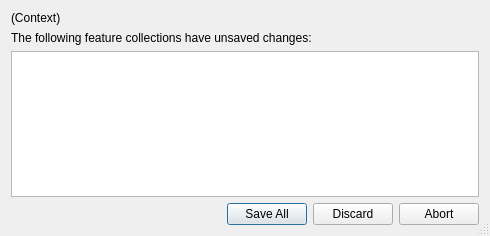
<?xml version="1.0" encoding="UTF-8"?>
<ui version="4.0">
 <class>UnsavedChangesWarningDialog</class>
 <widget class="QDialog" name="UnsavedChangesWarningDialog">
  <property name="geometry">
   <rect>
    <x>0</x>
    <y>0</y>
    <width>490</width>
    <height>236</height>
   </rect>
  </property>
  <property name="windowTitle">
   <string>Unsaved Changes</string>
  </property>
  <property name="windowIcon">
   <iconset resource="../qt-resources/qt_resources.qrc">
    <normaloff>:/gnome_dialog_warning_16.png</normaloff>:/gnome_dialog_warning_16.png</iconset>
  </property>
  <property name="sizeGripEnabled">
   <bool>true</bool>
  </property>
  <property name="modal">
   <bool>true</bool>
  </property>
  <layout class="QVBoxLayout" name="verticalLayout_2">
   <item>
    <widget class="QLabel" name="label_context">
     <property name="text">
      <string>(Context)</string>
     </property>
     <property name="wordWrap">
      <bool>true</bool>
     </property>
    </widget>
   </item>
   <item>
    <widget class="QWidget" name="unsaved_feature_collections_widget" native="true">
     <layout class="QVBoxLayout" name="verticalLayout">
      <property name="spacing">
       <number>6</number>
      </property>
      <property name="margin">
       <number>0</number>
      </property>
      <item>
       <widget class="QLabel" name="label_the_following">
        <property name="text">
         <string>The following feature collections have unsaved changes:</string>
        </property>
       </widget>
      </item>
      <item>
       <widget class="QListWidget" name="list_files">
        <property name="alternatingRowColors">
         <bool>false</bool>
        </property>
        <property name="selectionMode">
         <enum>QAbstractItemView::NoSelection</enum>
        </property>
        <property name="isWrapping" stdset="0">
         <bool>false</bool>
        </property>
        <property name="resizeMode">
         <enum>QListView::Adjust</enum>
        </property>
        <property name="wordWrap">
         <bool>false</bool>
        </property>
        <property name="selectionRectVisible">
         <bool>false</bool>
        </property>
       </widget>
      </item>
     </layout>
     <zorder>list_files</zorder>
     <zorder>label_the_following</zorder>
     <zorder>list_files</zorder>
     <zorder>label_the_following</zorder>
    </widget>
   </item>
   <item>
    <widget class="QDialogButtonBox" name="buttonbox">
     <property name="sizePolicy">
      <sizepolicy hsizetype="MinimumExpanding" vsizetype="Fixed">
       <horstretch>0</horstretch>
       <verstretch>0</verstretch>
      </sizepolicy>
     </property>
     <property name="orientation">
      <enum>Qt::Horizontal</enum>
     </property>
     <property name="standardButtons">
      <set>QDialogButtonBox::Abort|QDialogButtonBox::Discard|QDialogButtonBox::SaveAll</set>
     </property>
    </widget>
   </item>
  </layout>
 </widget>
 <resources>
  <include location="../qt-resources/qt_resources.qrc"/>
 </resources>
 <connections>
  <connection>
   <sender>buttonbox</sender>
   <signal>accepted()</signal>
   <receiver>UnsavedChangesWarningDialog</receiver>
   <slot>accept()</slot>
   <hints>
    <hint type="sourcelabel">
     <x>248</x>
     <y>254</y>
    </hint>
    <hint type="destinationlabel">
     <x>157</x>
     <y>274</y>
    </hint>
   </hints>
  </connection>
  <connection>
   <sender>buttonbox</sender>
   <signal>rejected()</signal>
   <receiver>UnsavedChangesWarningDialog</receiver>
   <slot>reject()</slot>
   <hints>
    <hint type="sourcelabel">
     <x>316</x>
     <y>260</y>
    </hint>
    <hint type="destinationlabel">
     <x>286</x>
     <y>274</y>
    </hint>
   </hints>
  </connection>
 </connections>
</ui>
